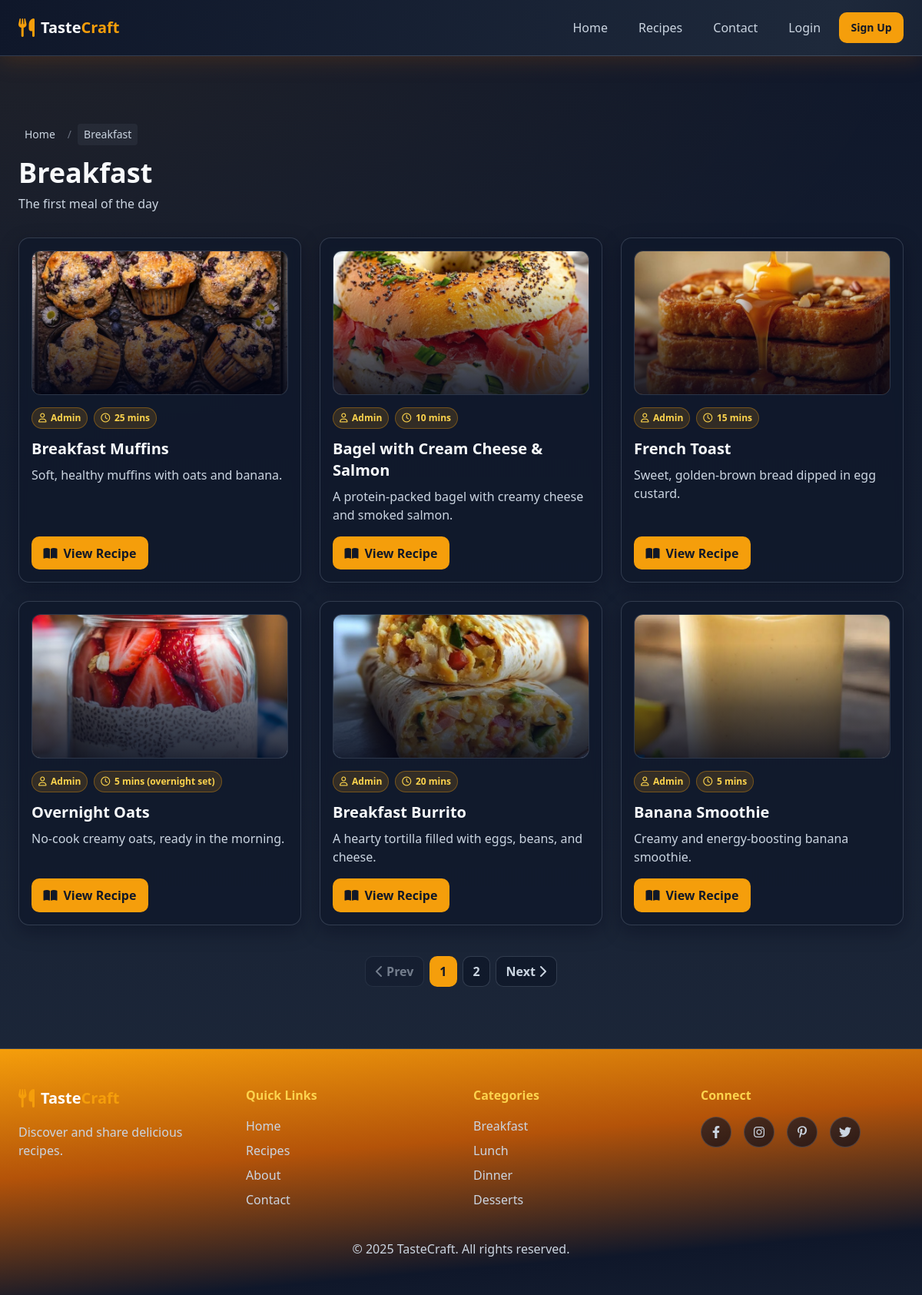
The app's page /category.php?id=5 with its own data.
### tables this page shows
CREATE TABLE `categories` (
  `id` int(10) UNSIGNED NOT NULL,
  `name` varchar(100) NOT NULL,
  `description` text DEFAULT NULL,
  `image` varchar(255) DEFAULT NULL,
  `icon` varchar(50) DEFAULT NULL,
  `created_at` timestamp NOT NULL DEFAULT current_timestamp()
);

CREATE TABLE `recipes` (
  `id` int(10) UNSIGNED NOT NULL,
  `user_id` int(10) UNSIGNED NOT NULL,
  `category_id` int(10) UNSIGNED NOT NULL,
  `title` varchar(200) NOT NULL,
  `description` text DEFAULT NULL,
  `cooking_time` varchar(50) DEFAULT NULL,
  `image` varchar(255) DEFAULT NULL,
  `created_at` timestamp NOT NULL DEFAULT current_timestamp(),
  `servings` varchar(50) DEFAULT NULL,
  `calories` varchar(50) DEFAULT NULL,
  `protein` varchar(50) DEFAULT NULL,
  `carbs` varchar(50) DEFAULT NULL,
  `fat` varchar(50) DEFAULT NULL,
  `rating` decimal(2,1) DEFAULT 0.0,
  `notes` text DEFAULT NULL
);

CREATE TABLE `users` (
  `id` int(10) UNSIGNED NOT NULL,
  `name` varchar(100) NOT NULL,
  `email` varchar(255) NOT NULL,
  `password` varchar(255) NOT NULL,
  `role` enum('user','admin') NOT NULL DEFAULT 'user',
  `created_at` timestamp NOT NULL DEFAULT current_timestamp()
);

### category.php (the view, shortened to what this page needs)
<?php
$db = new Database();
$pdo = $db->getConnection();
$catId = isset($_GET['id']) ? (int)$_GET['id'] : 0;
try {
    $stmt = $pdo->prepare("SELECT id, name, description FROM categories WHERE id = :id LIMIT 1");
    $stmt->execute([':id' => $catId]);
    $category = $stmt->fetch(PDO::FETCH_ASSOC);
    $perPage = 6;
    $page = isset($_GET['page']) && is_numeric($_GET['page']) ? (int) $_GET['page'] : 1;
    $page = max($page, 1);
    $offset = ($page - 1) * $perPage;
    $stmt = $pdo->prepare("SELECT COUNT(*) FROM recipes WHERE category_id = ?");
    $stmt->execute([$catId]);
    $totalRecipes = (int)$stmt->fetchColumn();
    $totalPages = max(ceil($totalRecipes / $perPage), 1);
    $stmt = $pdo->prepare("
      SELECT r.*, u.name AS author
      FROM recipes r
      JOIN users u ON r.user_id = u.id
      WHERE r.category_id = ?
      ORDER BY r.created_at DESC
      LIMIT ? OFFSET ?
    ");
    $stmt->bindValue(1, $catId, PDO::PARAM_INT);
    $stmt->bindValue(2, $perPage, PDO::PARAM_INT);
    $stmt->bindValue(3, $offset, PDO::PARAM_INT);
    $stmt->execute();
    $recipes = $stmt->fetchAll(PDO::FETCH_ASSOC);
} catch (PDOException $e) {
    error_log('Category page error: ' . $e->getMessage());
    $category = null;
    $recipes = [];
}
?>
  <section class="max-w-7xl mx-auto px-6 py-6 md:py-10">
    <nav class="text-sm mb-4" aria-label="Breadcrumb">
      <ol class="flex items-center gap-2 text-sm">
        <li><a href="index.php" class="nav-link px-2 py-1">Home</a></li>
        <li aria-hidden="true" class="text-gray-500">/</li>
        <li class="px-2 py-1 rounded" style="background: rgba(148,163,184,.08); color: var(--text-secondary);">
          <?= htmlspecialchars($category['name']) ?>
        </li>
      </ol>
    </nav>
    <header class="mb-6 md:mb-8">
      <h1 class="text-3xl md:text-4xl font-extrabold mb-2" style="color: var(--text-primary);">
        <?= htmlspecialchars($category['name']) ?>
      </h1>
      <?php if (!empty($category['description'])): ?>
        <p class="max-w-3xl" style="color: var(--text-secondary);">
          <?= nl2br(htmlspecialchars($category['description'])) ?>
        </p>
      <?php else: ?>
        <p class="max-w-3xl" style="color: var(--text-secondary);">
          Explore handpicked recipes curated under this category.
        </p>
      <?php endif; ?>
    </header>
    <?php if (empty($recipes)): ?>
      <div class="card p-8 text-center">
        <i class="fas fa-folder-open text-3xl mb-3" style="color: var(--text-secondary);"></i>
        <p style="color: var(--text-secondary);">No recipes found in this category yet.</p>
        <p class="mt-4">
          <a href="index.php" class="btn btn-outline">Back to Home</a>
        </p>
      </div>
    <?php else: ?>
      <section class="grid grid-cols-1 md:grid-cols-2 lg:grid-cols-3 gap-6">
        <?php foreach ($recipes as $r): ?>
          <?php
            $image = $r['image'] ?? '';
            $cooking = trim($r['cooking_time'] ?? '');
            $author = $r['author'] ?? 'Unknown';
            $desc = $r['description'] ?? '';
            $descShort = mb_substr($desc, 0, 220);
            $hasMore = mb_strlen($desc) > mb_strlen($descShort);
            ?>
          <article class="card recipe-card p-4">
            <div class="recipe-cover mb-4">
              <?php if (!empty($image)): ?>
                <img src="<?= htmlspecialchars($image) ?>" alt="<?= htmlspecialchars($r['title']) ?>" loading="lazy">
              <?php else: ?>
                <img src="https://images.unsplash.com/photo-1504674900247-0877df9cc836?q=80&w=1600&auto=format&fit=crop" alt="Delicious dish" loading="lazy">
              <?php endif; ?>
              <div class="recipe-overlay"></div>
            </div>
            <div class="flex items-center gap-2 mb-3">
              <span class="chip"><i class="far fa-user"></i> <?= htmlspecialchars($author) ?></span>
              <span class="chip"><i class="far fa-clock"></i> <?= htmlspecialchars($cooking !== '' ? $cooking : '—') ?></span>
            </div>
            <h2 class="text-xl font-extrabold mb-2">
              <a href="recipe-detail.php?id=<?= (int)$r['id'] ?>" class="title-link">
                <?= htmlspecialchars($r['title']) ?>
              </a>
            </h2>
            <p class="clamp-3 mb-4" style="color: var(--text-secondary);">
              <?= nl2br(htmlspecialchars($descShort)) ?><?= $hasMore ? '…' : '' ?>
            </p>
            <div class="mt-auto">
              <a href="recipe-detail.php?id=<?= (int)$r['id'] ?>" class="btn btn-primary">
                <i class="fas fa-book-open"></i> View Recipe
              </a>
            </div>
          </article>
        <?php endforeach; ?>
      </section>
      <?php if ($totalPages > 1): ?>
        <nav class="mt-10 pagination" role="navigation" aria-label="Pagination">
          <a class="page-btn" href="?id=<?= $catId ?>&page=<?= max($page - 1, 1) ?>" aria-disabled="<?= $page <= 1 ? 'true' : 'false' ?>">
            <i class="fas fa-chevron-left"></i> Prev
          </a>
          <?php
              $window = 2;
          $start = max(1, $page - $window);
          $end = min($totalPages, $page + $window);
          for ($i = $start; $i <= $end; $i++):
              ?>
            <a class="page-btn <?= $i === $page ? 'active' : '' ?>" href="?id=<?= $catId ?>&page=<?= $i ?>" <?= $i === $page ? 'aria-current="page"' : '' ?>>
              <?= $i ?>
            </a>
          <?php endfor; ?>
          <a class="page-btn" href="?id=<?= $catId ?>&page=<?= min($page + 1, $totalPages) ?>" aria-disabled="<?= $page >= $totalPages ? 'true' : 'false' ?>">
            Next <i class="fas fa-chevron-right"></i>
          </a>
        </nav>
      <?php endif; ?>
    <?php endif; ?>
  </section>
<?php
include 'layout.php';
?>

### layout.php (style rules this page uses)
:root { --primary-dark: #0f172a; --primary: #1e293b; --secondary: #f59e0b; --secondary-light: #fcd34d; --accent: #b45309; --text-primary: #f8fafc; --text-secondary: #cbd5e1; --card-bg: rgba(15, 23, 42, 0.7); --hover-bg: rgba(245, 158, 11, 0.1); --border-soft: rgba(148,163,184,.25); }
body { background: radial-gradient(1200px 600px at top left, rgba(245, 158, 11, 0.07), transparent), linear-gradient(180deg, var(--primary-dark), var(--primary)); color: var(--text-primary); min-height: 100vh; }
.nav-link { padding:.5rem 1rem; border-radius: 8px; color: var(--text-secondary); transition: all .25s ease; }
.card { background: var(--card-bg); border: 1px solid var(--border-soft); border-radius: 14px; box-shadow: 0 8px 24px rgba(2, 6, 23, 0.35); backdrop-filter: blur(6px); transition: transform .2s ease, box-shadow .2s ease; }
.chip { display: inline-flex; align-items: center; gap:.35rem; padding: .25rem .5rem; border-radius: 9999px; background: rgba(245, 158, 11, .15); border: 1px solid rgba(245, 158, 11, .35); color: var(--secondary-light); font-size: .75rem; font-weight: 700; }
.recipe-card { overflow: hidden; position: relative; display:flex; flex-direction:column; height:100%; }
.recipe-cover { position: relative; border-radius: 12px; overflow: hidden; aspect-ratio: 16 / 9; background: rgba(2,6,23,.4); border: 1px solid var(--border-soft); }
.recipe-cover img { width: 100%; height: 100%; object-fit: cover; display: block; transition: transform .35s ease; }
.recipe-overlay { position: absolute; inset: 0; background: linear-gradient(180deg, rgba(2,6,23,0) 20%, rgba(2,6,23,0.6) 65%, rgba(2,6,23,0.85) 100%); }
.title-link { color: var(--text-primary); }
.clamp-3 { display: -webkit-box; -webkit-line-clamp: 3; -webkit-box-orient: vertical; overflow: hidden; }
.btn { display:inline-flex; align-items:center; gap:.5rem; padding:.55rem .9rem; border-radius:10px; font-weight:800; border:1px solid transparent; }
.btn-primary { background: var(--secondary); color:#111827; }
.pagination { display:flex; gap:.4rem; align-items:center; justify-content:center; flex-wrap: wrap; }
.page-btn { padding:.45rem .8rem; border-radius:10px; border:1px solid var(--border-soft); color: var(--text-secondary); background: rgba(2,6,23,.35); transition: all .15s ease; font-weight:800; }
.page-btn.active { background: var(--secondary); color:#111827; border-color: rgba(245,158,11,.6); }
.page-btn[aria-disabled="true"] { opacity:.5; pointer-events:none; }

### records on screen
categories: name "Breakfast", description "The first meal of the day"
recipes: image (picture), user.name "Admin", cooking_time "25 mins", title "Breakfast Muffins", description "Soft, healthy muffins with oats and banana."
recipes: image (picture), user.name "Admin", cooking_time "10 mins", title "Bagel with Cream Cheese & Salmon", description "A protein-packed bagel with creamy cheese and smoked salmon."
recipes: image (picture), user.name "Admin", cooking_time "15 mins", title "French Toast", description "Sweet, golden-brown bread dipped in egg custard."
recipes: image (picture), user.name "Admin", cooking_time "5 mins (overnight set)", title "Overnight Oats", description "No-cook creamy oats, ready in the morning."
recipes: image (picture), user.name "Admin", cooking_time "20 mins", title "Breakfast Burrito", description "A hearty tortilla filled with eggs, beans, and cheese."
recipes: image (picture), user.name "Admin", cooking_time "5 mins", title "Banana Smoothie", description "Creamy and energy-boosting banana smoothie."
